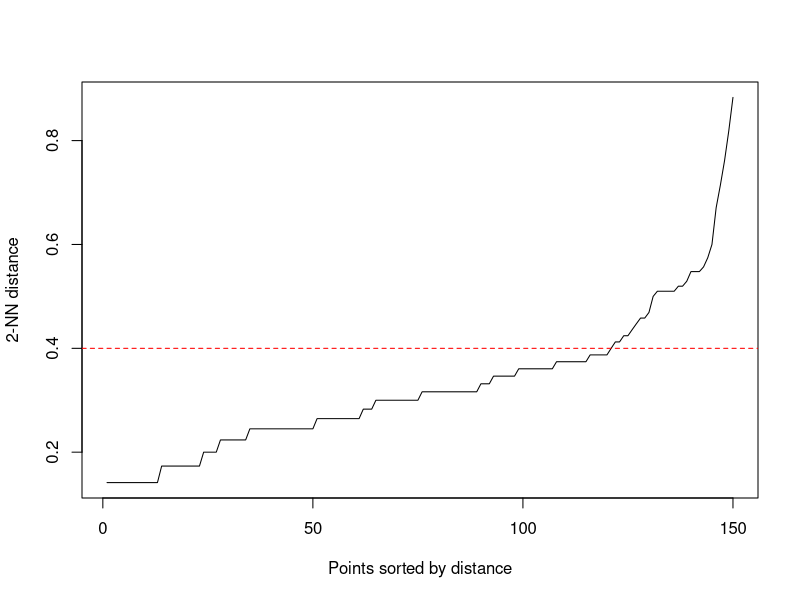
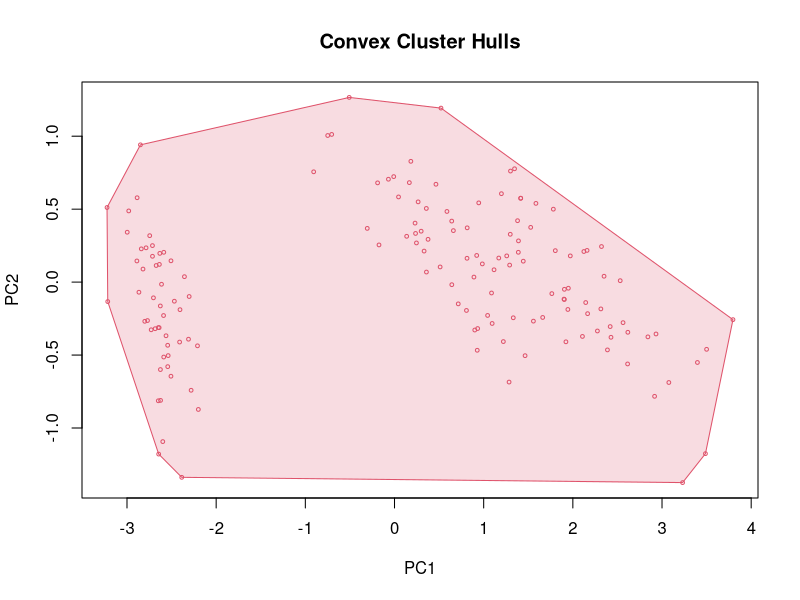

These charts were generated, in order, by the following R code: (Note: this script raises an error after producing the figures.)
library(mlbench)
library(dbscan)

#data(Vehicle)
#data(Glass)

#dataset = Vehicle[-19]
#dataset = Glass[-10]
dataset = iris[-5]
#nombre de voisins: nombre de class + 1 //dimentionalité + 1
kNNdistplot(dataset,k=2)
abline(h=0.4,col="red",lty=2)

res <- dbscan(dataset,eps=30,minPts = 4)
res

hullplot(dataset,res)

pairs(Vehicle,col=res$cluster+1)

plot(dataset,col=res$cluster)
